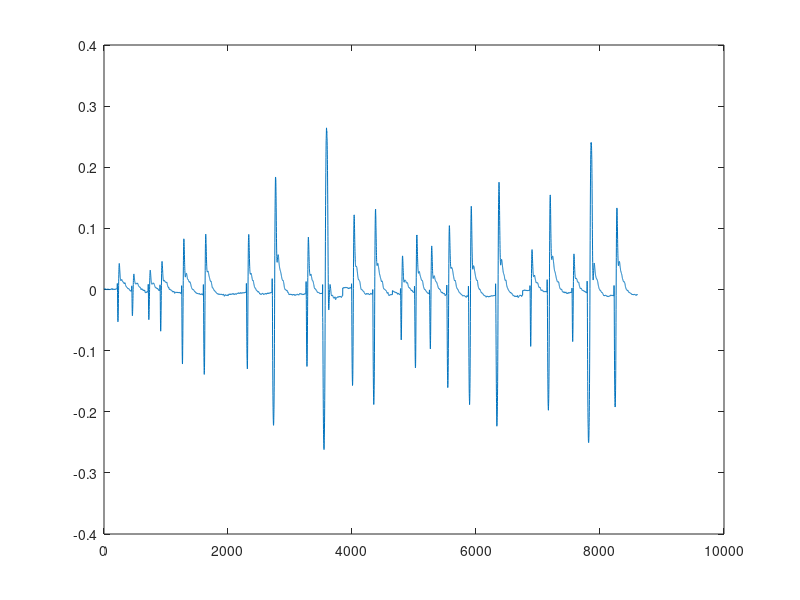

Reproduce this figure in MATLAB.
clc
clear all
close all

load('data1.mat');
load('data2.mat');
load('data3.mat');
load('data4.mat');

%plot(data4);

realdata=[data1(1:3850,1);data2(50:850,1);data3(50:2150,1);data4(50:1900,1)]

plot(realdata);
